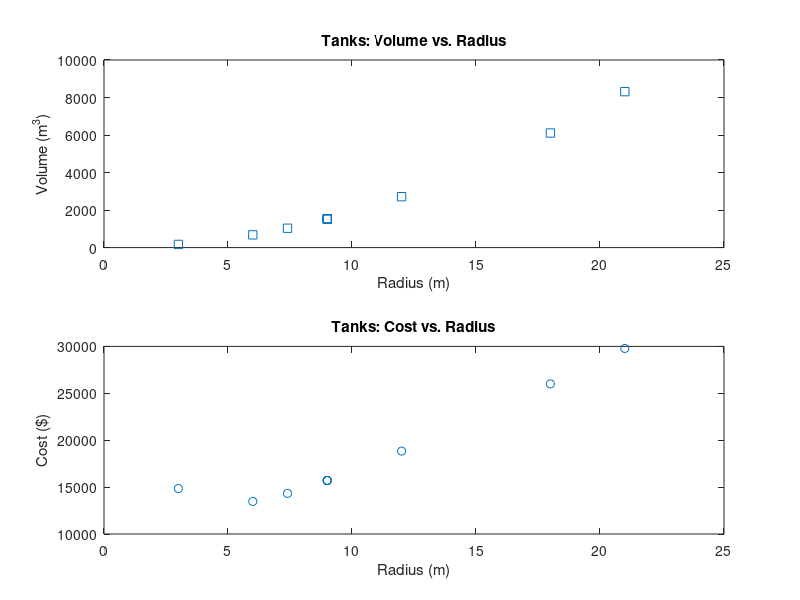

Here is the MATLAB script that generated this plot:
%Lab 1 - Arrays
%Alan Tieng
%CS 109, Spring 2020, Reckinger

%The two lines below should be uncommented while developing in MATLAB
%Keep them commented while testing in Grader
clear all
clear all
clc

radius = 4; %meters
height = 6; %meters
volume = pi * radius^2 * height; %m^3

radii = 3:3:30; %meters
radii(5) = 7.4;
radii([8, 9, 10]) = [9, 9, 9];
diameters = radii * 2; 
volumes = radii.^2 * pi * height; %m^3
costs = (32430 ./radii) + (radii * 428 * pi); %$

subplot(2, 1, 1);
plot(radii, volumes, 's');
xlabel("Radius (m)");
ylabel("Volume (m^3)");
title("Tanks: Volume vs. Radius");
subplot(2, 1, 2);
plot(radii, costs, 'o');
xlabel("Radius (m)");
ylabel("Cost ($)");
title("Tanks: Cost vs. Radius");